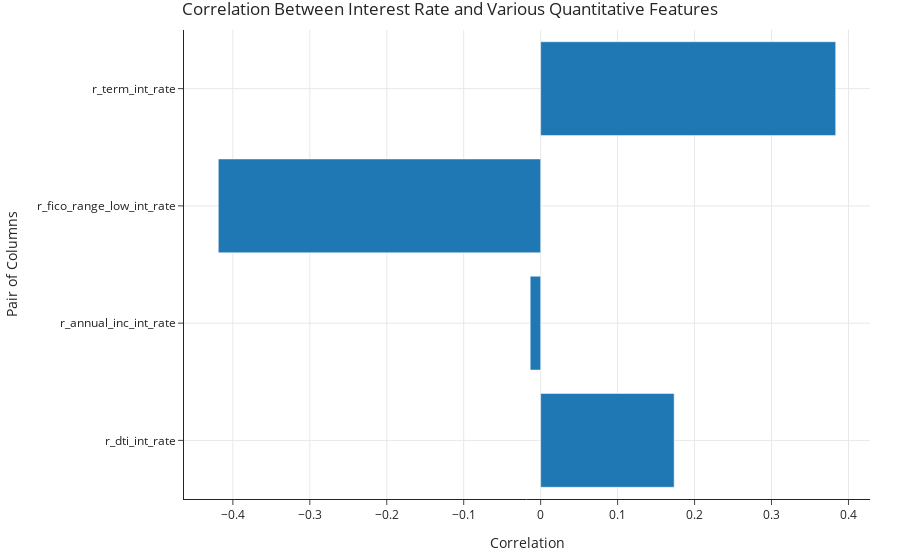

The code cell stored with this chart in its notebook:
### Markdown cell above
Run the cell below to draw a bar chart of the three correlations you computed, stored in `q2_correlations`.

### Code cell
(
    q2_correlations
    .plot(kind='barh', 
          title='Correlation Between Interest Rate and Various Quantitative Features',
          labels={'index': 'Pair of Columns', 'value': 'Correlation'}
         )
    .update_layout(showlegend=False)
)

### Figure 1 — Plotly figure (JSON) as saved in the notebook; plotly's stock layout.template omitted (floating-point values rounded to 4 significant figures)
{"data": [{"hovertemplate": "variable=0<br>Correlation=%{x}<br>Pair of Columns=%{y}<extra></extra>", "legendgroup": "0", "marker": {"color": "#1F77B4", "pattern": {"shape": ""}}, "name": "0", "orientation": "h", "showlegend": true, "textposition": "auto", "type": "bar", "x": [0.1735, -0.01359, -0.4189, 0.3834], "xaxis": "x", "y": ["r_dti_int_rate", "r_annual_inc_int_rate", "r_fico_range_low_int_rate", "r_term_int_rate"], "yaxis": "y"}], "layout": {"barmode": "relative", "legend": {"title": {"text": "variable"}, "tracegroupgap": 0}, "showlegend": false, "title": {"text": "Correlation Between Interest Rate and Various Quantitative Features"}, "xaxis": {"anchor": "y", "domain": [0, 1], "title": {"text": "Correlation"}}, "yaxis": {"anchor": "x", "domain": [0, 1], "title": {"text": "Pair of Columns"}}}}
